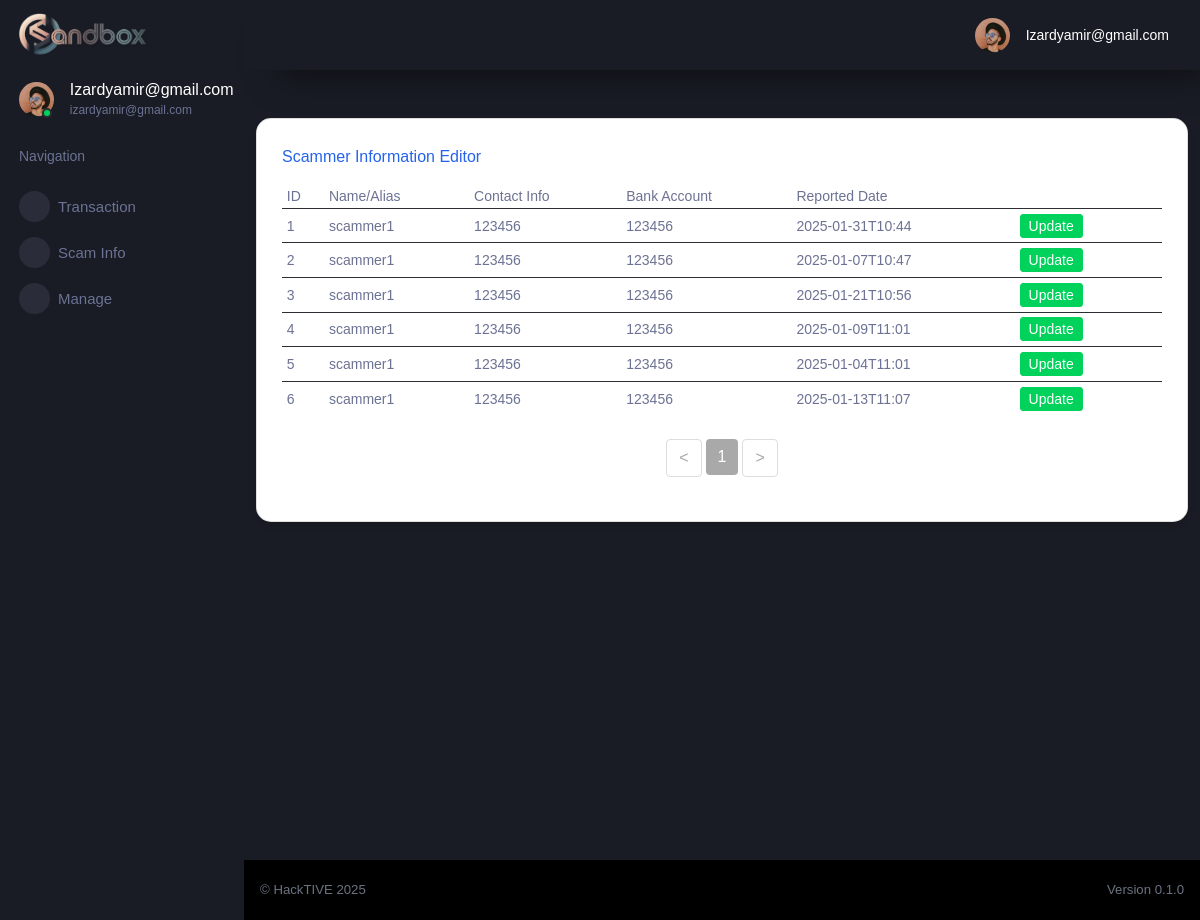
Before: /manage_scammer_admin (signed in) with the older database file.
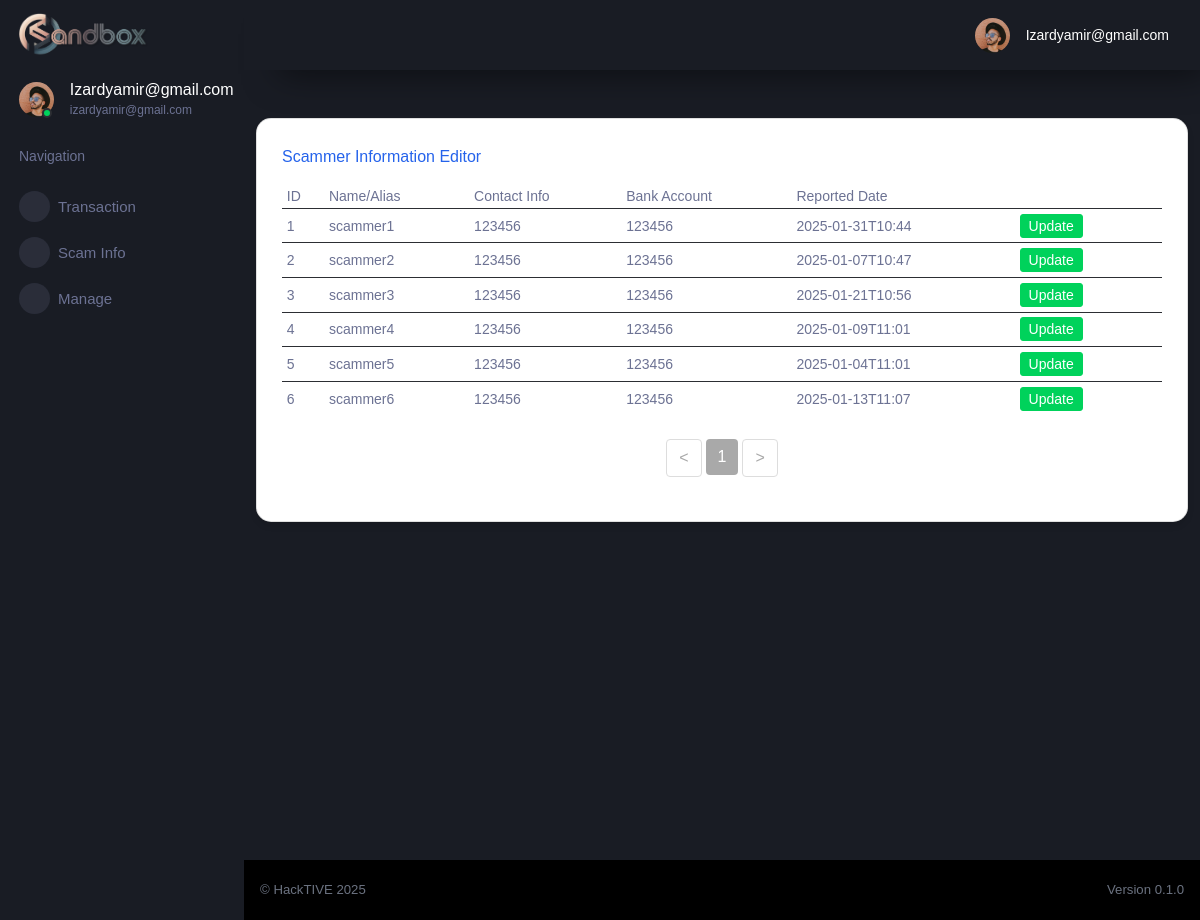
After: the same page with the newer database file.
### tables this page shows
CREATE TABLE "cif" (
	"id"	INTEGER UNIQUE,
	"username"	TEXT NOT NULL UNIQUE,
	"password"	TEXT,
	"firstname"	TEXT,
	"lastname"	TEXT,
	"gender"	TEXT,
	"dob"	TEXT,
	"ic"	INTEGER UNIQUE,
	"phone"	INTEGER,
	"email"	TEXT UNIQUE,
	"address1"	NUMERIC,
	"address2"	TEXT,
	"postcode"	TEXT,
	"area"	TEXT,
	"state"	TEXT,
	"country"	TEXT,
	"productID"	INTEGER,
	"productNAME"	TEXT,
	"accountID"	INTEGER,
	PRIMARY KEY("id" AUTOINCREMENT)
);

CREATE TABLE "scammer" (
	"scammerID"	INTEGER NOT NULL,
	"scammerName"	TEXT,
	"contact"	TEXT,
	"platform"	TEXT,
	"reportedDate"	TEXT,
	"recordedDate"	TEXT,
	"bankAccount"	TEXT,
	"bankName"	TEXT,
	"bankAccountName"	TEXT,
	"sourceReport1"	TEXT,
	"sourceReport2"	TEXT,
	"sourceReport3"	TEXT,
	"tiktokID"	TEXT,
	"facebookID"	TEXT,
	"twitterID"	TEXT,
	"instagramID"	TEXT,
	"telegramID"	TEXT,
	"reporterID"	INTEGER,
	PRIMARY KEY("scammerID" AUTOINCREMENT)
);

### flaskr/main.py (the view)
@bp.route('/manage_scammer_admin', methods=['POST', 'GET'])
@login_required
def manage_scammer_admin():
    if g.user['username']=='izardyamir@gmail.com':
        db = get_db()
        scammers = db.execute(
            'SELECT * FROM scammer'
        ).fetchall()
        return render_template('app/manage-scammer.html', scammers=scammers)

### flaskr/auth.py (called while the page is built)
@bp.before_app_request
def load_logged_in_user():
    user_id = session.get('user_id')
    if user_id is None:
        g.user = None
    else:
        g.user = get_db().execute(
            'SELECT * FROM cif WHERE id = ?', (user_id,)
        ).fetchone()

### flaskr/db.py (called while the page is built)
def get_db():
    if 'db' not in g:
        g.db = sqlite3.connect(
            current_app.config['DATABASE'],
            detect_types=sqlite3.PARSE_DECLTYPES
        )
        g.db.row_factory = sqlite3.Row
    return g.db

### flaskr/main.py (called while the page is built)
def login_required(view):
    @functools.wraps(view)
    def wrapped_view(**kwargs):
        if g.user is None:
            return redirect(url_for('auth.login'))
        return view(**kwargs)
    return wrapped_view

### flaskr/templates/app/manage-scammer.html (shortened to what this page needs)
{% extends "/layouts/base.html" %}
{% block content %}
<div class="container aligned-middle mt-5 overflow-auto"  scrolling="yes" frameborder="0" style=" width: 100%; height: calc(101vh - 66px)">
  <div class="row">
    <div class="col-md-12 mb-4">
      <div class="card">
        <div class="card-body">
          <h5 class="card-title text-primary">Scammer Information Editor</h5>
          <div class="table-responsive-sm">
            <table class="table table-sm mb-4" style="font-size: small;">
              <thead>
                <tr>
                  <th scope="col">ID</th>
                  <th scope="col">Name/Alias</th>
                  <th scope="col">Contact Info</th>
                  <th scope="col">Bank Account</th>
                  <th scope="col">Reported Date</th>
                </tr>
              </thead>
              <tbody id="table-body">
                {% for scammer in scammers %}
                <tr>
                  <td>{{ scammer['scammerID'] }}</th>
                  <td>{{ scammer['scammerName'] }}</td>
                  <td>{{ scammer['contact'] }}</td>
                  <td>{{ scammer['bankAccount'] }}</td>
                  <td>{{ scammer['reportedDate'] }}</td>
                  <td>
                      <a href="{{ url_for('main.scammer_update',id=scammer['scammerID']) }}">
                          <button type="submit" class="btn btn-success btn-sm ms-1">Update</button>
                      </a>
                  </td>
                  <td>
                  </td>
                </tr>
                {% endfor %}
              </tbody>
            </table>
            <nav>
              <ul class="pagination justify-content-center" id="pagination">
              </ul>
          </div>
        </div>
      </div>
    </div>
  </div>
</div>
{% endblock %}

### flaskr/templates/layouts/base.html (shortened to what this page needs)
<!DOCTYPE html>
<html lang="en">
  <head>
    <link href="https://cdn.jsdelivr.net/npm/@mdi/font@5.x/css/materialdesignicons.min.css" rel="stylesheet">
    <link rel="stylesheet" href="/static/css/css_opt2/style.css">
  </head>
  <body>
    <div class="container-scroller">
      {% include 'includes/sidebar.html' %}
      <div class="container-fluid page-body-wrapper">
        {% include 'includes/navigation.html' %}
        <div class="main-panel">
          {% block content %}{% endblock content %}
          {% include 'includes/footer.html' %}
        </div>
      </div>
    </div>
  </body>
</html>

### flaskr/templates/includes/sidebar.html (shortened to what this page needs)
<nav class="sidebar sidebar-offcanvas" id="sidebar">
    <div class="sidebar-brand-wrapper d-none d-lg-flex align-items-center justify-content-center fixed-top">
      <a class="sidebar-brand brand-logo" href="{{ url_for('main.index') }}"><img src="/static/img/hacktive-team-banner.png" style="width:60%; height:auto; display: block; margin: 0 auto 0 -2px; object-fit: contain;"     alt="logo" /></a>
    </div>
    <ul class="nav">
      <li class="nav-item profile">
        <div class="profile-desc">
          <div class="profile-pic">
            <div class="count-indicator">
              <img class="img-xs rounded-circle " src="/static/img/faces/face15.jpg" alt="">
              <span class="count bg-success"></span>
            </div>
            <div class="profile-name">
              <h5 class="mb-0 font-weight-normal">
                {{ (g.user['username']).capitalize() }}
              </h5>
              <span>
                {{ g.user['username'] }}
              </span>
            </div>
          </div>
        </div>
      </li>
      <li class="nav-item nav-category">
        <span class="nav-link">Navigation</span>
      </li>
      <li class="nav-item menu-items">
        <a class="nav-link" data-toggle="collapse" href="#transaction" aria-expanded="false" aria-controls="transaction">
          <span class="menu-icon">
          </span>
          <span class="menu-title">Transaction</span>
          <i class="menu-arrow"></i>
        </a>
      </li>
      <li class="nav-item menu-items">
        <a class="nav-link" data-toggle="collapse" href="#scam-info" aria-expanded="false" aria-controls="scam-info">
          <span class="menu-icon">
          </span>
          <span class="menu-title">Scam Info</span>
          <i class="menu-arrow"></i>
        </a>
      </li>
      <li class="nav-item menu-items">
        <a class="nav-link" data-toggle="collapse" href="#manage" aria-expanded="false" aria-controls="manage">
          <span class="menu-icon">
          </span>
          <span class="menu-title">Manage</span>
          <i class="menu-arrow"></i>
        </a>
      </li>
    </ul>
  </nav>

### flaskr/templates/includes/navigation.html (shortened to what this page needs)
<nav class="navbar p-0 fixed-top d-flex flex-row">
    <div class="navbar-menu-wrapper flex-grow d-flex align-items-stretch">
      <button class="navbar-toggler navbar-toggler align-self-center" type="button" data-toggle="minimize">
      </button>
      <ul class="navbar-nav navbar-nav-right">
        <li class="nav-item dropdown">
          <a class="nav-link" id="profileDropdown" href="#" data-toggle="dropdown">
            <div class="navbar-profile">
              <img class="img-xs rounded-circle" src="/static/img/faces/face15.jpg" alt="">
              <p class="mb-0 d-none d-sm-block navbar-profile-name">
                {{ (g.user['username']).capitalize() }}
              </p>
            </div>
          </a>
        </li>
      </ul>
    </div>
  </nav>

### flaskr/templates/includes/footer.html
          <footer class="footer">
            <div class="d-sm-flex justify-content-center justify-content-sm-between">
              <span class="text-muted text-center text-sm-left d-block d-sm-inline-block">
                  &copy; HackTIVE 2025
              </span>
              <span class="text-muted float-none float-sm-right d-block mt-1 mt-sm-0 text-center">
                Version 0.1.0
              </span>
            </div>
          </footer>

### flaskr/templates/app/manage-scammer.html (style rules this page uses)
.card-body { height: auto; }
.card { border-radius: 15px; box-shadow: 0 4px 6px rgba(0, 0, 0, 0.1); transition: transform 0.2s ease; background: white; }
.card-body { padding: 1.5rem; }
.text-primary { color: #2563eb !important; }
.text-muted { color: #6b7280 !important; }

Changed rows visible on the page:
changed scammer id 2: scammerName "scammer1" → "scammer2"
changed scammer id 3: scammerName "scammer1" → "scammer3"
changed scammer id 4: scammerName "scammer1" → "scammer4"
changed scammer id 5: scammerName "scammer1" → "scammer5"
changed scammer id 6: scammerName "scammer1" → "scammer6"
